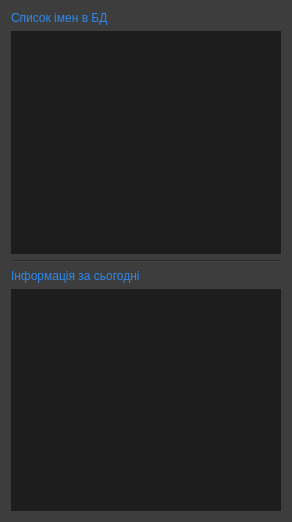
<?xml version="1.0" encoding="UTF-8"?>
<ui version="4.0">
 <class>Form</class>
 <widget class="QWidget" name="Form">
  <property name="geometry">
   <rect>
    <x>0</x>
    <y>0</y>
    <width>292</width>
    <height>522</height>
   </rect>
  </property>
  <property name="minimumSize">
   <size>
    <width>292</width>
    <height>522</height>
   </size>
  </property>
  <property name="maximumSize">
   <size>
    <width>360</width>
    <height>522</height>
   </size>
  </property>
  <property name="windowTitle">
   <string>Face Recognize</string>
  </property>
  <property name="styleSheet">
   <string notr="true">
QPushButton{
border-style:solid;
color:#fff;
border-radius:10px;
background-color:#3d3d3d;
font: 11pt &quot;Century Gothic&quot;;
}

QLabel{
color:#2d89ef;
qproperty-alignment: AlignLeft;
}
QDialogButtonBox{
color:#2d89ef;
}

QWidget{
background-color:#3d3d3d;
}
QTextBrowser{
color:#fff;
background-color:#1d1d1d;
}
</string>
  </property>
  <layout class="QVBoxLayout" name="verticalLayout">
   <item>
    <widget class="QLabel" name="label">
     <property name="text">
      <string>Список імен в БД</string>
     </property>
    </widget>
   </item>
   <item>
    <widget class="QTextBrowser" name="txtB_name">
     <property name="layoutDirection">
      <enum>Qt::LeftToRight</enum>
     </property>
     <property name="autoFillBackground">
      <bool>false</bool>
     </property>
     <property name="frameShape">
      <enum>QFrame::NoFrame</enum>
     </property>
     <property name="frameShadow">
      <enum>QFrame::Plain</enum>
     </property>
     <property name="html">
      <string>&lt;!DOCTYPE HTML PUBLIC &quot;-//W3C//DTD HTML 4.0//EN&quot; &quot;http://www.w3.org/TR/REC-html40/strict.dtd&quot;&gt;
&lt;html&gt;&lt;head&gt;&lt;meta name=&quot;qrichtext&quot; content=&quot;1&quot; /&gt;&lt;style type=&quot;text/css&quot;&gt;
p, li { white-space: pre-wrap; }
&lt;/style&gt;&lt;/head&gt;&lt;body style=&quot; font-family:'MS Shell Dlg 2'; font-size:8.25pt; font-weight:400; font-style:normal;&quot;&gt;
&lt;p style=&quot;-qt-paragraph-type:empty; margin-top:0px; margin-bottom:0px; margin-left:0px; margin-right:0px; -qt-block-indent:0; text-indent:0px;&quot;&gt;&lt;br /&gt;&lt;/p&gt;&lt;/body&gt;&lt;/html&gt;</string>
     </property>
    </widget>
   </item>
   <item>
    <widget class="Line" name="line">
     <property name="orientation">
      <enum>Qt::Horizontal</enum>
     </property>
    </widget>
   </item>
   <item>
    <widget class="QLabel" name="label_2">
     <property name="text">
      <string>Інформація за сьогодні</string>
     </property>
    </widget>
   </item>
   <item>
    <widget class="QTextBrowser" name="txtB_log">
     <property name="layoutDirection">
      <enum>Qt::LeftToRight</enum>
     </property>
     <property name="autoFillBackground">
      <bool>false</bool>
     </property>
     <property name="frameShape">
      <enum>QFrame::NoFrame</enum>
     </property>
     <property name="frameShadow">
      <enum>QFrame::Plain</enum>
     </property>
     <property name="html">
      <string>&lt;!DOCTYPE HTML PUBLIC &quot;-//W3C//DTD HTML 4.0//EN&quot; &quot;http://www.w3.org/TR/REC-html40/strict.dtd&quot;&gt;
&lt;html&gt;&lt;head&gt;&lt;meta name=&quot;qrichtext&quot; content=&quot;1&quot; /&gt;&lt;style type=&quot;text/css&quot;&gt;
p, li { white-space: pre-wrap; }
&lt;/style&gt;&lt;/head&gt;&lt;body style=&quot; font-family:'MS Shell Dlg 2'; font-size:8.25pt; font-weight:400; font-style:normal;&quot;&gt;
&lt;p style=&quot;-qt-paragraph-type:empty; margin-top:0px; margin-bottom:0px; margin-left:0px; margin-right:0px; -qt-block-indent:0; text-indent:0px;&quot;&gt;&lt;br /&gt;&lt;/p&gt;&lt;/body&gt;&lt;/html&gt;</string>
     </property>
    </widget>
   </item>
  </layout>
 </widget>
 <resources/>
 <connections/>
</ui>
